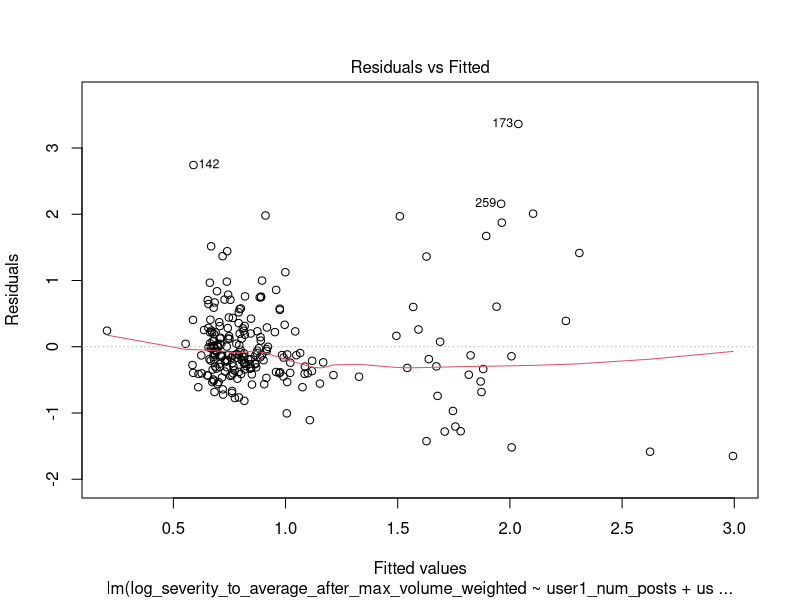
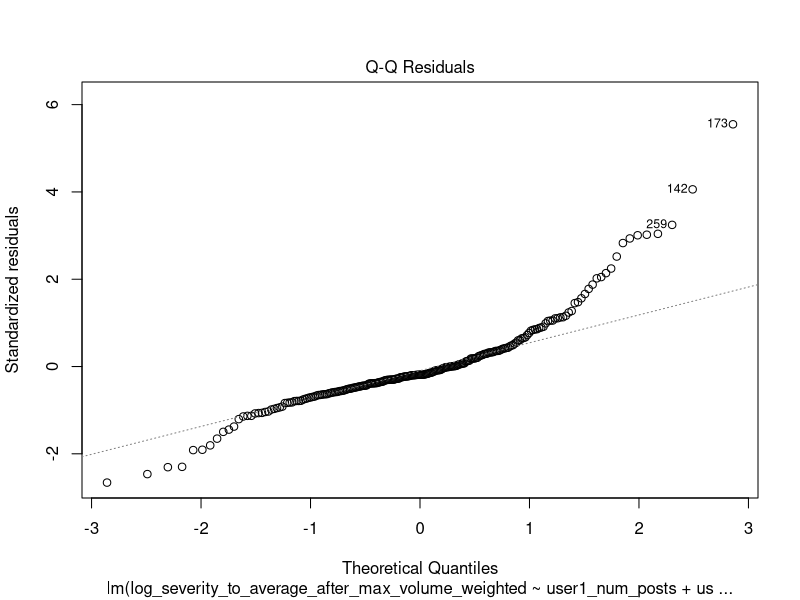
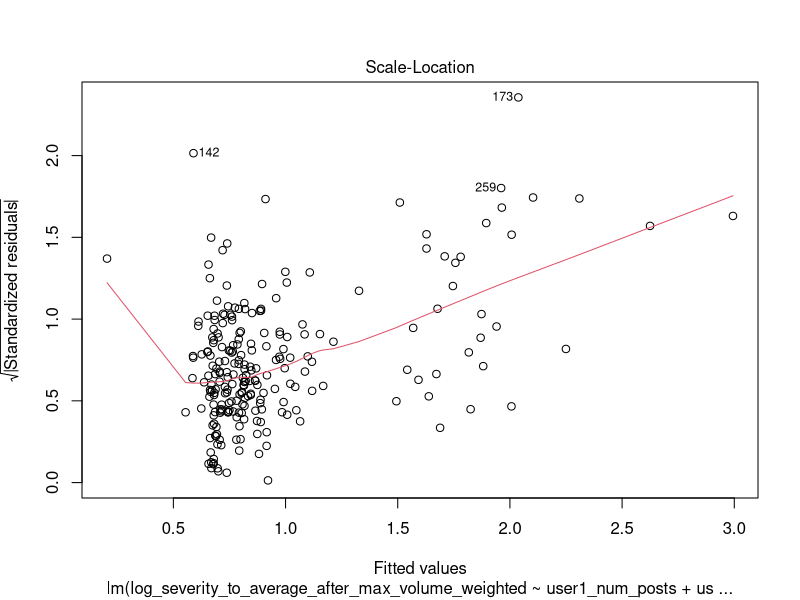
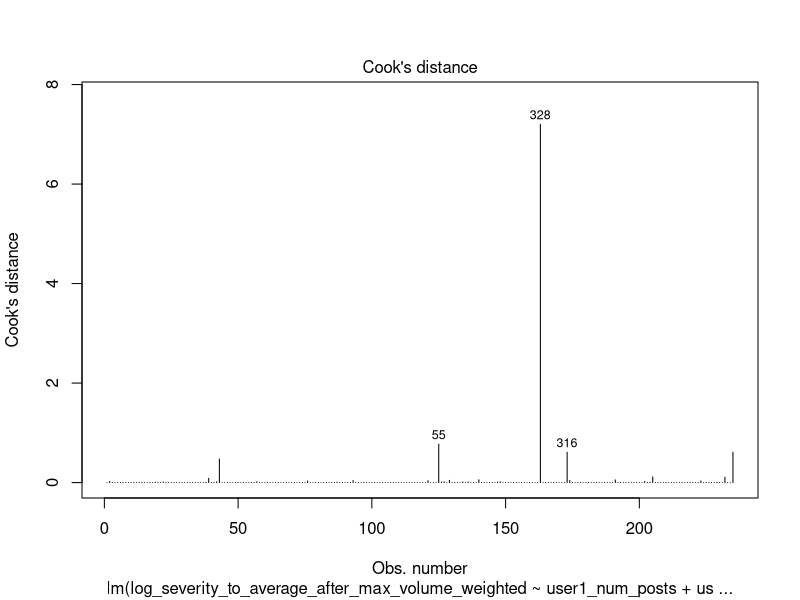
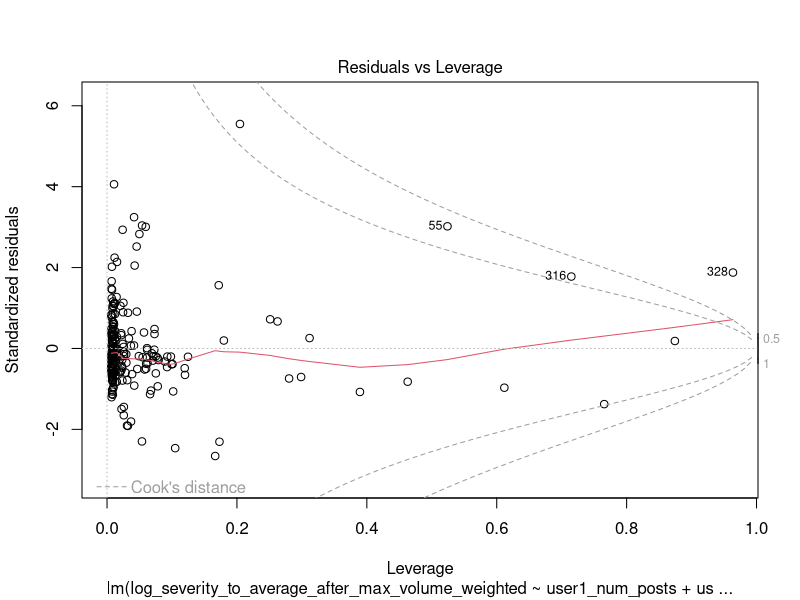
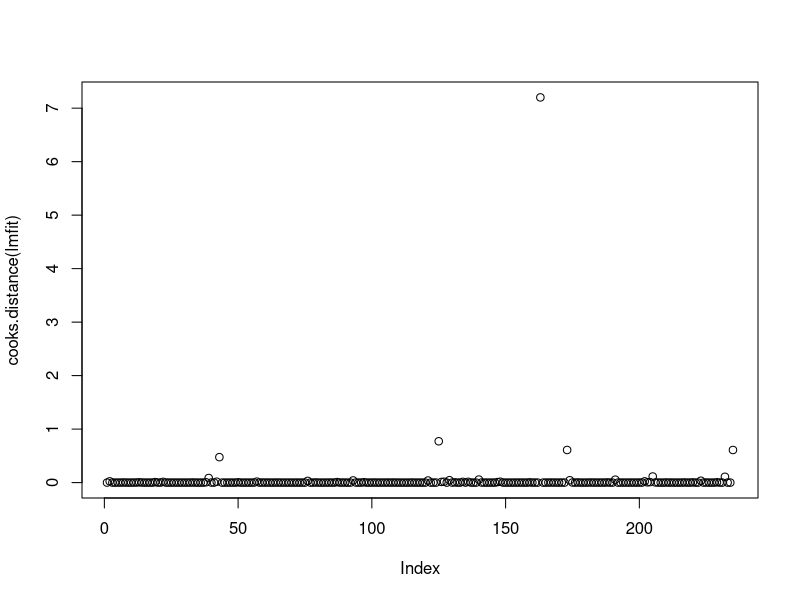
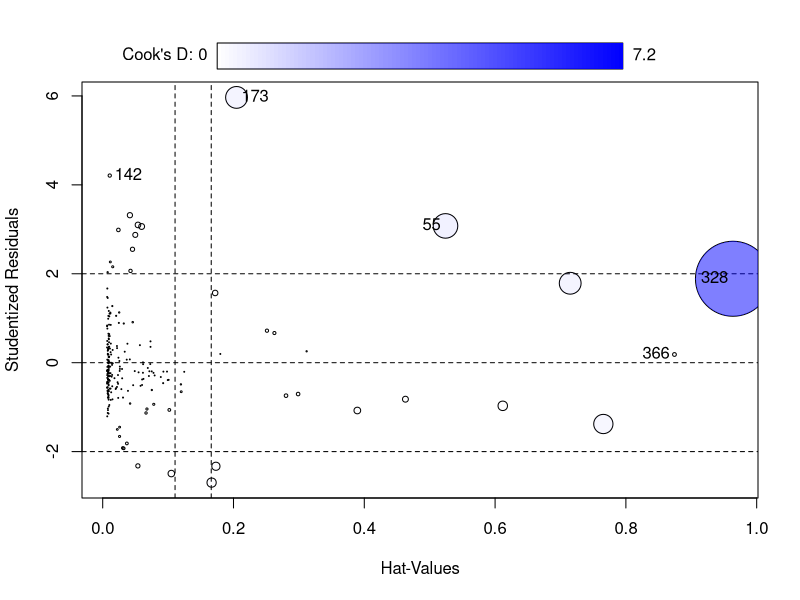
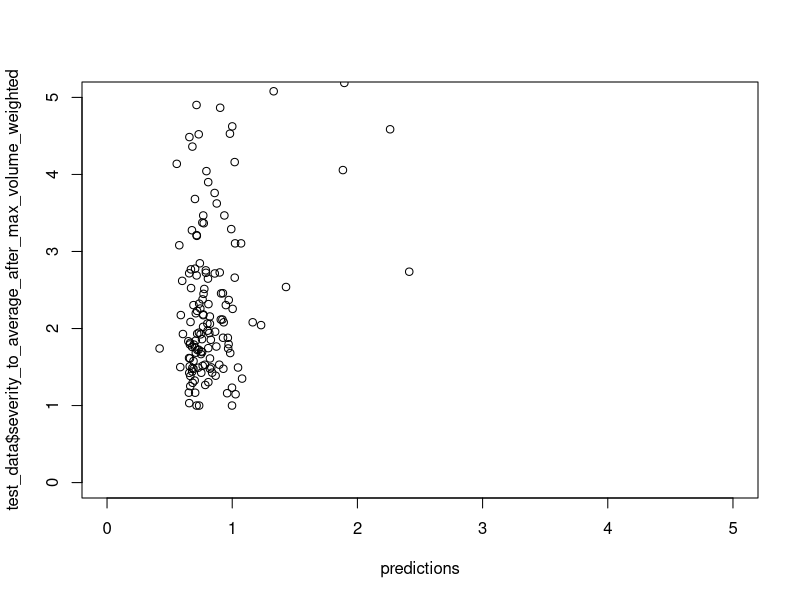

The R script that drew these images, in order:
library(car)
setwd(dir = "~/research/nikete/Comunity-Structure-Extremely-Speculative-Asset-Dynamics/data")
data = read.csv(file = "joined_with_fallback.csv", header = TRUE, sep = ",")
data = read.csv(file = "joined_with_fallback_d200.csv", header = TRUE, sep = ",")
data = read.csv(file = "joined_with_fallback_d100.csv", header = TRUE, sep = ",")
data$network_date = as.character(data$network_date, format = "%Y-%m-%d")
data$earliest_trade_date = as.character(data$earliest_trade_date, format = "%Y-%m-%d")
data$log_severity_to_average_after_max_volume_weighted = log(data$severity_to_average_after_max_volume_weighted)

data_size = nrow(data)
# 60% train
train_size = floor(0.60 * data_size)
# reporoducible partition?
set.seed(19870209)
train_indices = sample(seq(data_size), size = train_size)

train_data = data[train_indices, ]
test_data = data[-train_indices, ]

lmfit = lm(log_severity_to_average_after_max_volume_weighted ~
           #user1_num_mentions +
           user1_num_posts +
           user1_num_subjects +
           user1_days_since_first_post +
           user1_degree_total +
           user1_degree_incoming +
           #user1_degree_outgoing +
           user1_clustering_coefficient +
           #user1_closeness_centrality_unweighted + 
           user1_closeness_centrality_weighted + 
           #user1_closeness_centrality_incoming_unweighted + 
           #user1_closeness_centrality_outgoing_unweighted + 
           #user1_closeness_centrality_incoming_weighted + 
           #user1_closeness_centrality_outgoing_weighted +
           user1_betweenness_centrality_weighted +
           #user1_satoshi_distance +
           #user1_satoshi_pagerank_unweighted +
           user1_satoshi_pagerank_weighted +
           #user1_pagerank_unweighted +
           user1_pagerank_weighted +
           nontrivial +
           nontrivial*user1_closeness_centrality_weighted,
           train_data)
summary(lmfit)
plot(lmfit, which=1, ask=F)
plot(lmfit, which=2, ask=F)
plot(lmfit, which=3, ask=F)
plot(lmfit, which=4, ask=F)
plot(lmfit, which=5, ask=F)

vars =  c("log_severity_to_average_after_max_volume_weighted",
          "user1_num_posts",
          "user1_num_subjects",
          "user1_days_since_first_post",
          "user1_degree_incoming",
          "user1_degree_outgoing",
          "user1_clustering_coefficient",
          "user1_closeness_centrality_unweighted",
          "user1_closeness_centrality_weighted",
          "user1_closeness_centrality_incoming_unweighted",
          "user1_closeness_centrality_outgoing_unweighted",
          "user1_closeness_centrality_incoming_weighted",
          "user1_closeness_centrality_outgoing_weighted",
          "user1_betweenness_centrality_weighted",
          "user1_satoshi_distance",
          "user1_satoshi_pagerank_unweighted",
          "user1_satoshi_pagerank_weighted",
          "user1_pagerank_unweighted",
          "user1_pagerank_weighted",
          "nontrivial")
train_data[which(cooks.distance(lmfit) > 50/nrow(train_data)), vars]
which(cooks.distance(lmfit) > 50/nrow(train_data))
plot(cooks.distance(lmfit))
influencePlot(lmfit)

predictions = predict.lm(lmfit, test_data)
plot(predictions, test_data$severity_to_average_after_max_volume_weighted, xlim=c(0,5), ylim=c(0,5))

# remove highly influential points
remove = -c(158,191,278,298)
train_data = train_data[remove,]

# divide data to trivial and nontrivial
train_data_trivial = train_data[train_data$nontrivial==FALSE,]
train_data_nontrivial = train_data[train_data$nontrivial==TRUE,]